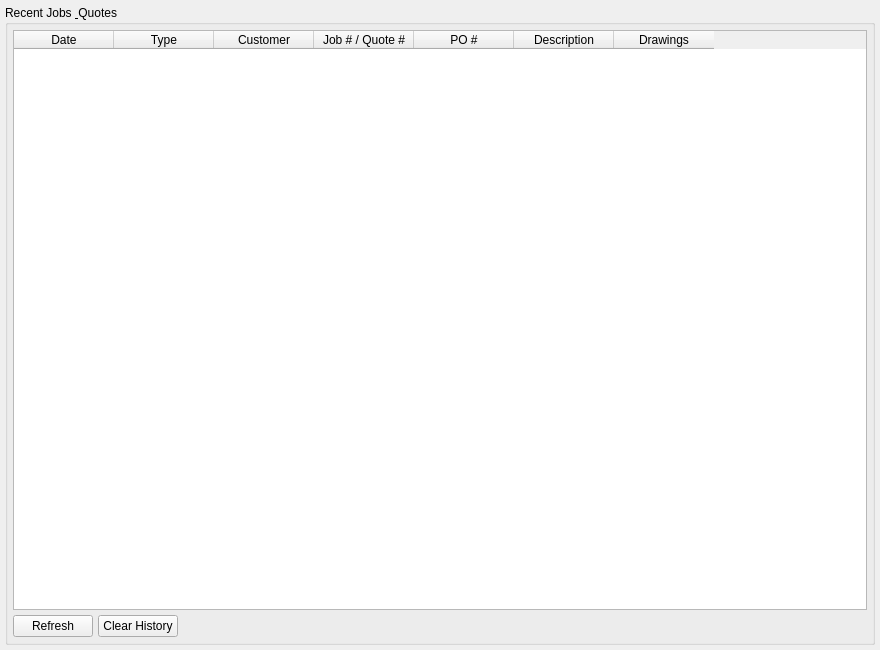
<?xml version="1.0" encoding="UTF-8"?>
<ui version="4.0">
 <class>HistoryTab</class>
 <widget class="QWidget" name="HistoryTab">
  <property name="geometry">
   <rect>
    <x>0</x>
    <y>0</y>
    <width>880</width>
    <height>650</height>
   </rect>
  </property>
  <layout class="QVBoxLayout" name="mainLayout">
   <property name="spacing">
    <number>5</number>
   </property>
   <property name="leftMargin">
    <number>5</number>
   </property>
   <property name="topMargin">
    <number>5</number>
   </property>
   <property name="rightMargin">
    <number>5</number>
   </property>
   <property name="bottomMargin">
    <number>5</number>
   </property>
   <item>
    <widget class="QGroupBox" name="historyGroup">
     <property name="title">
      <string>Recent Jobs &amp; Quotes</string>
     </property>
     <layout class="QVBoxLayout" name="historyLayout">
      <property name="spacing">
       <number>5</number>
      </property>
      <property name="leftMargin">
       <number>5</number>
      </property>
      <property name="topMargin">
       <number>5</number>
      </property>
      <property name="rightMargin">
       <number>5</number>
      </property>
      <property name="bottomMargin">
       <number>5</number>
      </property>
      <item>
       <widget class="QTableWidget" name="history_table">
        <property name="selectionBehavior">
         <enum>QAbstractItemView::SelectRows</enum>
        </property>
        <column>
         <property name="text">
          <string>Date</string>
         </property>
        </column>
        <column>
         <property name="text">
          <string>Type</string>
         </property>
        </column>
        <column>
         <property name="text">
          <string>Customer</string>
         </property>
        </column>
        <column>
         <property name="text">
          <string>Job # / Quote #</string>
         </property>
        </column>
        <column>
         <property name="text">
          <string>PO #</string>
         </property>
        </column>
        <column>
         <property name="text">
          <string>Description</string>
         </property>
        </column>
        <column>
         <property name="text">
          <string>Drawings</string>
         </property>
        </column>
       </widget>
      </item>
      <item>
       <layout class="QHBoxLayout" name="buttonLayout">
        <item>
         <widget class="QPushButton" name="refresh_btn">
          <property name="text">
           <string>Refresh</string>
          </property>
         </widget>
        </item>
        <item>
         <widget class="QPushButton" name="clear_btn">
          <property name="text">
           <string>Clear History</string>
          </property>
         </widget>
        </item>
        <item>
         <spacer name="horizontalSpacer">
          <property name="orientation">
           <enum>Qt::Horizontal</enum>
          </property>
          <property name="sizeHint" stdset="0">
           <size>
            <width>40</width>
            <height>20</height>
           </size>
          </property>
         </spacer>
        </item>
       </layout>
      </item>
     </layout>
    </widget>
   </item>
  </layout>
 </widget>
 <resources/>
 <connections/>
</ui>
